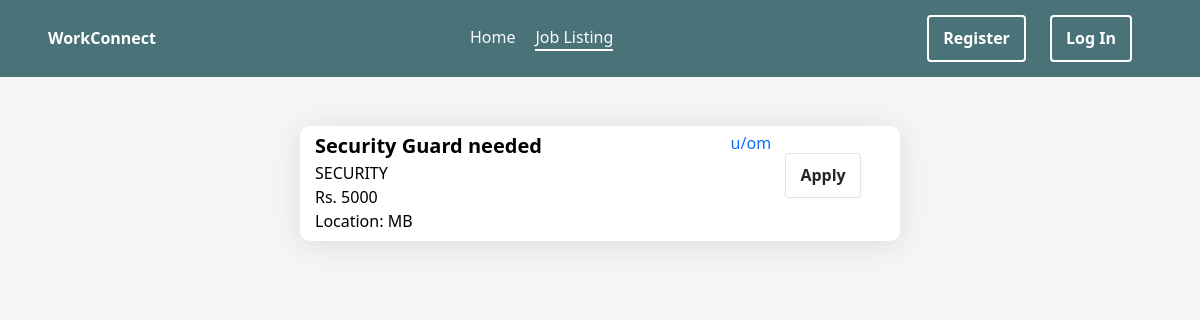
/newco/listings, run on an earlier commit of the app's database.
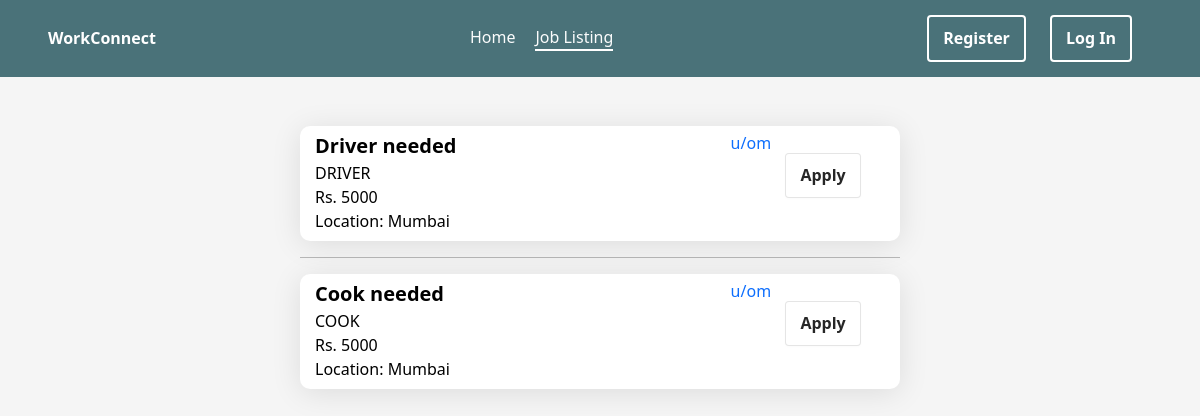
And on a later commit of the database.
### newco/models.py (models this page shows, shortened)
class Job(models.Model):
    user = models.ForeignKey(User,on_delete=models.CASCADE)
    title = models.CharField(max_length=255)
    description = models.TextField()
    job_specification = models.CharField(max_length=255)
    salary = models.CharField(max_length=32)
    location = models.CharField(max_length=32)
    people_applied = models.IntegerField(default=0)
    applied = models.ManyToManyField(User,related_name='users_applied',blank=True)

### newco/views.py (the view)
# urls.py: path('listings',views.listings,name='listings'),
def listings(request,filterby=None):
    if filterby:
        pass
    jobs = Job.objects.all()
    if jobs.count() == 0:
        jobs = None
    else:
        jobs = reversed(jobs)
    return render(request,'newco/listings.html',{'jobs':jobs})

### newco/templates/newco/listings.html (shortened to what this page needs)
{% extends 'newco/layout.html' %}
{% block body %}
{% if jobs %}
    <div class="w-100 h-auto center">
        <div class="w-50 d-block m-3">
            {% for job in jobs %}
                <hr>
                <a href="post/{{ job.id }}" class="w-100">
                    <div class="post form w-100 flex-row nothover">
                        <div class="flex-column w-100">
                            <div class="w-100 lead" style="font-weight: 600;">{{ job.title }}</div>
                            <div class="w-100">{{ job.job_specification }}</div>
                            <div class="w-100">Rs. {{ job.salary }}</div>
                            <div class="w-100">Location: {{ job.location }}</div>
                        </div>
                    </a>
                    {% if job.user.username != request.user.username %}
                        <div class="d-inline-flex flex-row-reverse" style="height: 25px; transition: all 0.3s;">
                            <a href="" class="a-hover">u/{{ job.user.username }}</a>
                        </div>
                        <div class="w-25 center" style="height: 90px;">
                            {% if request.user not in job.applied.all %}
                                <a href="post/apply/{{ job.id }}">
                                    <button type="button" class="">Apply</button>
                                </a>
                            {% else %}
                                <button type="button" disabled style="cursor: not-allowed">Applied</button>
                            {% endif %}
                            </div>
                    {% else %}
                        <div class="d-inline-flex flex-row-reverse" style="height: 25px; transition: all 0.3s;">
                            <a href="profile/{{ job.user.username }}" class="a-hover">you</a>
                        </div>
                    {% endif %}
                </div>
            {% endfor %}
        </div>
{% else %}
<div class="w-100 h-75 center">
    <div class="display-6 h1">No jobs posted yet</div>
</div>
{% endif %}
{% endblock %}

### newco/templates/newco/layout.html (shortened to what this page needs)
{% load static %}
<html lang="en">
<head>
    <link href="https://cdn.jsdelivr.net/npm/bootstrap@5.3.2/dist/css/bootstrap.min.css" rel="stylesheet">
    <link rel="stylesheet" href="{% static 'newco/log.reg.styles.css' %}">
    <link rel="stylesheet" href="{% static 'newco/styles.css' %}">
</head>
<body>
    {% block nav-header %}
    <header>
        <div class="site-name" style="color: white;">WorkConnect</div>
        <div class="navbar">
            <a class="navbar-item" href="{% url 'home' %}">Home</a>
            <a class="navbar-item" href="{% url 'listings' %}">Job Listing</a>
        </div>
        <div class="nav-buttons">
            {% block nav-icons %}
                {% if user.is_authenticated %}
                    <a href="{% url 'add-job' %}"><button>Add Post</button></a>
                    <a href="{% url 'profile' request.user.username %}"><button>Profile<div class="tooltiptext">{{ request.user.username }}</div></button></a>
                    <a href="{% url 'logout' %}" id="logout-btn" class="navbar-item">Log Out</a>
                {% else %}
                    <a href="{% url 'register' %}"><button>Register</button></a>
                    <a href="{% url 'login' %}"><button>Log In</button></a>
                {% endif %}
            {% endblock %}
        </div>
    </header>
    {% endblock %}
    {% block body %}
    {% endblock %}
</body>
</html>

### newco/static/newco/log.reg.styles.css (style rules this page uses)
.form { width: 380px; height: 500px; display: flex; flex-direction: column; border-radius: 15px; background-color: white; box-shadow: 0 4px 30px rgba(0, 0, 0, 0.1); transition: .4s ease-in-out; }

### newco/static/newco/styles.css (style rules this page uses)
* { font-family: 'Segoe UI'; margin: 0; padding: 0; color: black; background-color: #f5f5f5; }
.center { display: flex; justify-content: center; align-items: center; }
div { background: transparent; }
body { background-color: #f5f5f5; }
button { background-color: #FFFFFF; border: 1px solid rgba(0, 0, 0, 0.1); border-radius: .25rem; box-shadow: rgba(0, 0, 0, 0.02) 0 1px 3px 0; color: rgba(0, 0, 0, 0.85); cursor: pointer; display: inline-flex; font-size: 16px; font-weight: 600; justify-content: center; line-height: 1.05; min-height: 1rem; padding: calc(.875rem - 1px) calc(1.5rem - 10px); text-decoration: none; transition: all 250ms; user-select: none; -webkit-user-select: none; touch-action: manipulation; vertical-align: baseline; width: fit-content; }
a { text-decoration: none; background: transparent; }
.a-hover { transition: all 0.5s; border-bottom: 2px #0d6efd00 solid; }
header { display: flex; justify-content: space-between; align-items: center; padding: 15px 4%; background-color: #4a7279; }
.site-name { font-family: 'Segoe UI', Tahoma, Geneva, Verdana, sans-serif; font-weight: 700; background:transparent; }
.navbar { background: transparent; color: black; padding: 0px 20px; }
.navbar-item { text-decoration: none; font-weight: 500; margin: 10px; background: transparent; color: rgba(255, 255, 255, 0.978); border-bottom: 2px #ffffff00 solid; transition: all 0.3s ease-in-out; }
.navbar-item-focus { border-bottom: 2px #ffffff solid; }
.nav-buttons { background: transparent; }
.nav-buttons button { background-color:#afdfebb6; background-color:transparent; color: white; border:2px white solid; }
.nav-buttons button:first-child { margin-right: 20px; }
.bg-transparent, * { background: transparent; }
.post { background: white; height: 115px; transition: all 0.6s ease; border-radius: 10px; padding-top: 5px; padding-bottom: 25px; padding-right: 25px; padding-left: 15px; overflow: hidden; }
hr { border: 0; border-top: 0.5px solid black; }

What changed in the data, as far as the page shows it:
removed Job: title "Security Guard needed", job_specification "SECURITY", salary "5000", location "MB", user.username "om"
added Job: title "Driver needed", job_specification "DRIVER", salary "5000", location "Mumbai", user.username "om"
added Job: title "Cook needed", job_specification "COOK", salary "5000", location "Mumbai", user.username "om"
